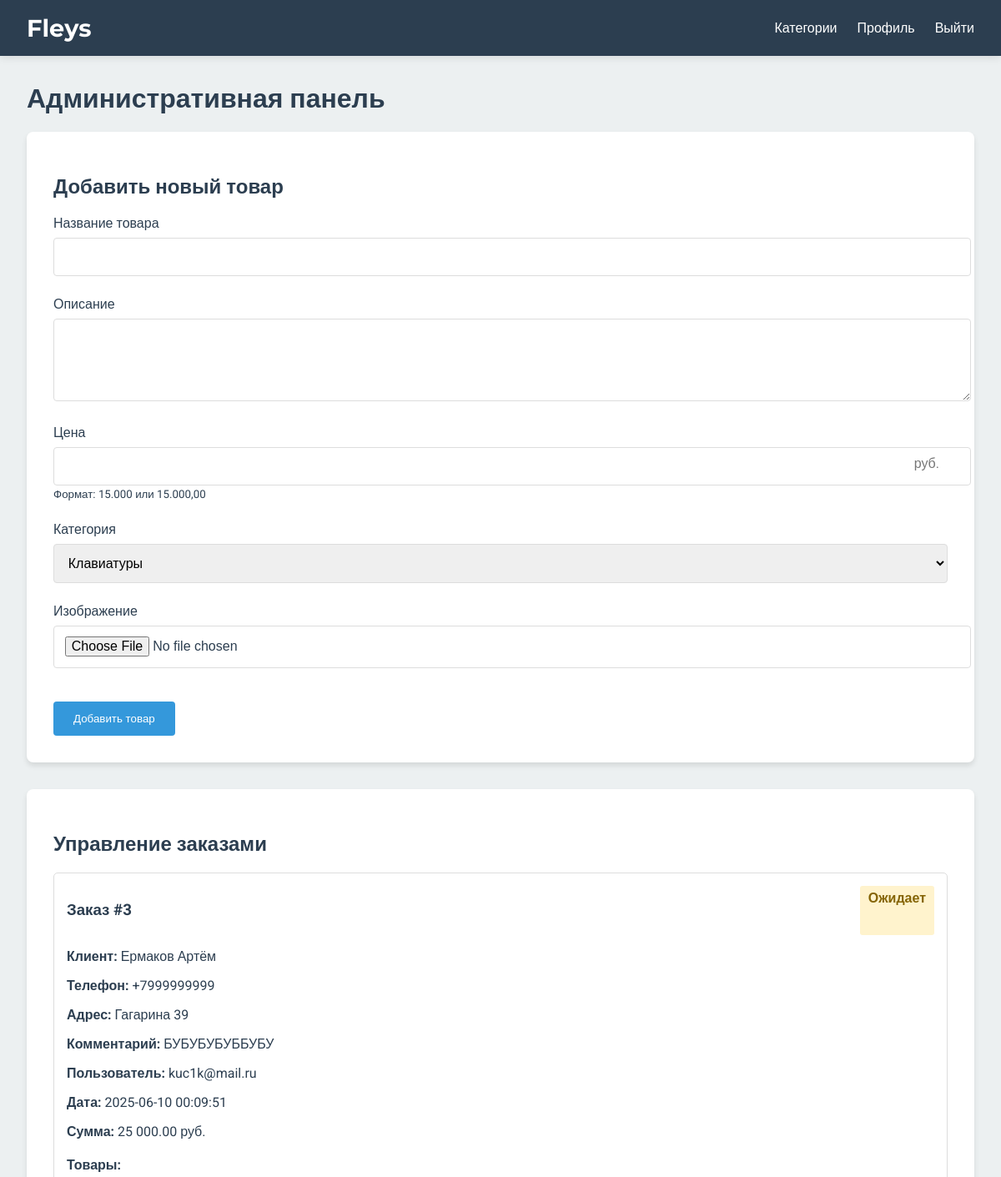
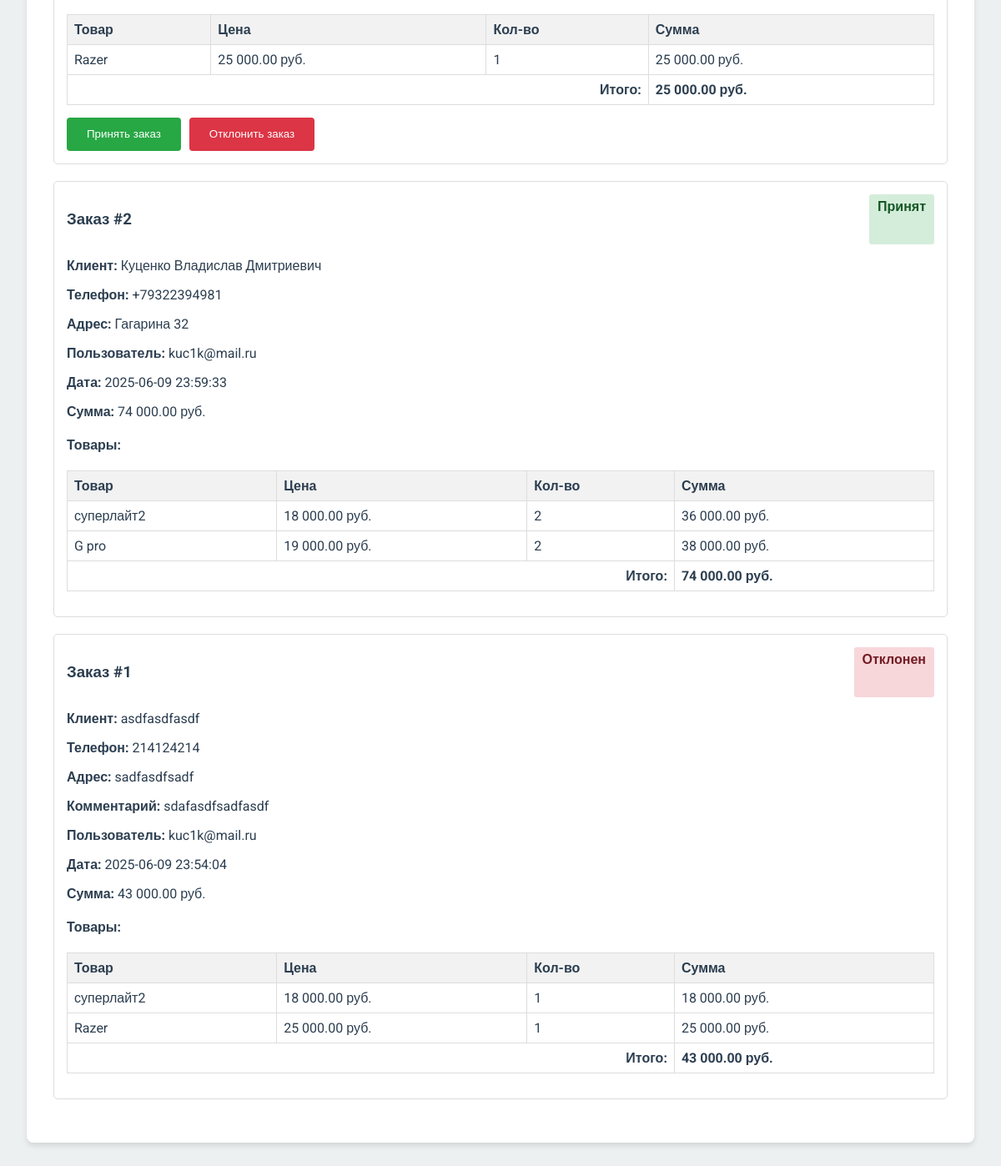
The page /admin_panel.php (signed in) on the database its author committed (2 pictures, top to bottom).
### tables this page shows
CREATE TABLE `orders` (
  `id` int NOT NULL,
  `user_id` int NOT NULL,
  `customer_name` varchar(100) NOT NULL,
  `phone` varchar(20) NOT NULL,
  `address` text NOT NULL,
  `comments` text,
  `order_data` text NOT NULL COMMENT 'JSON-данные заказа',
  `total` decimal(10,2) NOT NULL,
  `status` enum('pending','accepted','rejected') NOT NULL DEFAULT 'pending',
  `created_at` timestamp NOT NULL DEFAULT CURRENT_TIMESTAMP
);

CREATE TABLE `users` (
  `id` int NOT NULL,
  `email` varchar(255) DEFAULT NULL,
  `login` varchar(25) NOT NULL,
  `pass` varchar(255) DEFAULT NULL,
  `username` varchar(50) NOT NULL,
  `phone` varchar(20) DEFAULT NULL,
  `role` enum('user','admin') DEFAULT 'user',
  `is_admin` tinyint(1) DEFAULT '0'
);

### admin_panel.php (the view, shortened to what this page needs)
<?php
require 'db.php';
?>
<!DOCTYPE html>
<html lang="ru">
<head>
</head>
<body>
    <header class="header">
        <div class="header-container">
            <a href="index.html" class="logo">Fleys</a>
            <nav class="nav-links">
                <a href="categories.php" class="nav-link">Категории</a>
                <a href="profile.php" class="nav-link">Профиль</a>
                <a href="logout.php" class="nav-link">Выйти</a>
            </nav>
        </div>
    </header>
    <main class="admin-container">
        <h1>Административная панель</h1>
        <section class="product-form">
            <h2>Добавить новый товар</h2>
            <form method="POST" enctype="multipart/form-data">
                <div class="form-group">
                    <label for="name">Название товара</label>
                    <input type="text" id="name" name="name" class="form-control" required>
                </div>
                <div class="form-group">
                    <label for="description">Описание</label>
                    <textarea id="description" name="description" class="form-control" rows="4" required></textarea>
                </div>
                <div class="form-group price-input">
                    <label for="price">Цена</label>
                    <input type="text" id="price" name="price" class="form-control"
                           pattern="\d{1,3}(?:\.\d{3})*(?:,\d{2})?"
                           title="Формат: 15.000 или 15.000,00" required>
                    <small>Формат: 15.000 или 15.000,00</small>
                </div>
                <div class="form-group">
                    <label for="category">Категория</label>
                    <select id="category" name="category" class="form-control" required>
                        <option value="keyboard">Клавиатуры</option>
                    </select>
                </div>
                <div class="form-group">
                    <label for="image">Изображение</label>
                    <input type="file" id="image" name="image" accept="image/*" class="form-control" required>
                </div>
                <button type="submit" class="btn btn-primary">Добавить товар</button>
            </form>
        </section>
                <section class="orders-section">
            <h2>Управление заказами</h2>
            <?php
            $orders = $pdo->query("
                SELECT o.*, u.email as user_email
                FROM orders o
                LEFT JOIN users u ON o.user_id = u.id
                ORDER BY o.created_at DESC
            ")->fetchAll(PDO::FETCH_ASSOC);
            if (empty($orders)): ?>
                <p>Нет заказов</p>
            <?php else: ?>
                <div class="orders-list">
                    <?php foreach ($orders as $order):
                        $items = json_decode($order['order_data'], true);
                        $statusClass = 'status-' . $order['status'];
                    ?>
                        <div class="order-item">
                            <div class="order-header">
                                <h3>Заказ #<?= $order['id'] ?></h3>
                                <span class="order-status <?= $statusClass ?>">
                                    <?= $order['status'] == 'accepted' ? 'Принят' : ($order['status'] == 'rejected' ? 'Отклонен' : 'Ожидает') ?>
                                </span>
                            </div>
                            <p><strong>Клиент:</strong> <?= htmlspecialchars($order['customer_name']) ?></p>
                            <p><strong>Телефон:</strong> <?= htmlspecialchars($order['phone']) ?></p>
                            <p><strong>Адрес:</strong> <?= htmlspecialchars($order['address']) ?></p>
                            <?php if (!empty($order['comments'])): ?>
                                <p><strong>Комментарий:</strong> <?= htmlspecialchars($order['comments']) ?></p>
                            <?php endif; ?>
                            <p><strong>Пользователь:</strong> <?= $order['user_email'] ? htmlspecialchars($order['user_email']) : 'Гость' ?></p>
                            <p><strong>Дата:</strong> <?= $order['created_at'] ?></p>
                            <p><strong>Сумма:</strong> <?= number_format($order['total'], 2, '.', ' ') ?> руб.</p>
                            <div class="order-items">
                                <h4>Товары:</h4>
                                <table>
                                    <thead>
                                        <tr>
                                            <th>Товар</th>
                                            <th>Цена</th>
                                            <th>Кол-во</th>
                                            <th>Сумма</th>
                                        </tr>
                                    </thead>
                                    <tbody>
                                        <?php
                                        $orderTotal = 0;
                                        foreach ($items as $item):
                                            $price = (float)str_replace([',', ' '], '.', $item['price']);
                                            $sum = $price * $item['quantity'];
                                            $orderTotal += $sum;
                                        ?>
                                            <tr>
                                                <td><?= htmlspecialchars($item['name']) ?></td>
                                                <td><?= number_format($price, 2, '.', ' ') ?> руб.</td>
                                                <td><?= $item['quantity'] ?></td>
                                                <td><?= number_format($sum, 2, '.', ' ') ?> руб.</td>
                                            </tr>
                                        <?php endforeach; ?>
                                        <tr>
                                            <td colspan="3" style="text-align: right;"><strong>Итого:</strong></td>
                                            <td><strong><?= number_format($orderTotal, 2, '.', ' ') ?> руб.</strong></td>
                                        </tr>
                                    </tbody>
                                </table>
                            </div>
                            <?php if ($order['status'] == 'pending'): ?>
                                <div class="order-actions">
                                    <form method="POST">
                                        <button type="submit" class="btn btn-accept">Принять заказ</button>
                                    </form>
                                    <form method="POST">
                                        <button type="submit" class="btn btn-reject">Отклонить заказ</button>
                                    </form>
                                </div>
                            <?php endif; ?>
                        </div>
                    <?php endforeach; ?>
                </div>
            <?php endif; ?>
        </section>
    </main>
</body>
</html>

### admin_panel.php (style rules this page uses)
:root { --primary: #2c3e50; --secondary: #3498db; --accent: #e74c3c; --light: #ecf0f1; --dark: #2c3e50; }
body { font-family: 'Roboto', sans-serif; margin: 0; padding: 0; background-color: var(--light); color: var(--dark); }
.header { background-color: var(--primary); color: white; padding: 1rem 2rem; box-shadow: 0 2px 10px rgba(0,0,0,0.1); }
.header-container { display: flex; justify-content: space-between; align-items: center; max-width: 1200px; margin: 0 auto; }
.logo { font-family: 'Montserrat', sans-serif; font-size: 1.8rem; font-weight: 700; color: white; text-decoration: none; }
.nav-links { display: flex; gap: 1.5rem; }
.nav-link { color: white; text-decoration: none; font-weight: 500; transition: color 0.3s; }
.admin-container { max-width: 1200px; margin: 2rem auto; padding: 0 2rem; }
.btn { display: inline-block; padding: 0.8rem 1.5rem; border-radius: 4px; text-decoration: none; font-weight: 500; transition: all 0.3s; margin-top: 1rem; border: none; cursor: pointer; }
.btn-primary { background-color: var(--secondary); color: white; }
.product-form, .orders-section { background: white; padding: 2rem; border-radius: 8px; box-shadow: 0 4px 6px rgba(0,0,0,0.1); margin-bottom: 2rem; }
.form-group { margin-bottom: 1.5rem; }
.form-group label { display: block; margin-bottom: 0.5rem; font-weight: 500; }
.form-control { width: 100%; padding: 0.8rem; border: 1px solid #ddd; border-radius: 4px; font-size: 1rem; }
.price-input { position: relative; }
.price-input::after { content: ' руб.'; position: absolute; right: 10px; top: 50%; transform: translateY(-50%); color: #777; }
.order-item { margin-bottom: 20px; padding: 15px; border: 1px solid #ddd; border-radius: 5px; }
.order-header { display: flex; justify-content: space-between; margin-bottom: 10px; }
.order-status { padding: 5px 10px; border-radius: 3px; font-weight: bold; }
.status-pending { background-color: #fff3cd; color: #856404; }
.status-accepted { background-color: #d4edda; color: #155724; }
.status-rejected { background-color: #f8d7da; color: #721c24; }
.order-actions { display: flex; gap: 10px; margin-top: 15px; }
.order-actions .btn { margin-top: 0; }
.btn-accept { background-color: #28a745; color: white; }
.btn-reject { background-color: #dc3545; color: white; }
table { width: 100%; border-collapse: collapse; margin: 15px 0; }
th, td { border: 1px solid #ddd; padding: 8px; text-align: left; }
th { background-color: #f2f2f2; }

### rows shown on the page
orders: id "3", status "Ожидает", customer_name "Ермаков Артём", phone "+7999999999", address "Гагарина 39", comments "БУБУБУБУББУБУ", user.email "kuc1k@mail.ru", created_at "2025-06-10 00:09:51", total "25 000.00", name "Razer", price "25 000.00", quantity "1", sum "25 000.00", orderTotal "25 000.00"
orders: id "2", status "Принят", customer_name "Куценко Владислав Дмитриевич", phone "+79322394981", address "Гагарина 32", user.email "kuc1k@mail.ru", created_at "2025-06-09 23:59:33", total "74 000.00", name "суперлайт2", price "18 000.00", quantity "2", sum "36 000.00", name "G pro", price "19 000.00", sum "38 000.00", orderTotal "74 000.00"
orders: id "1", status "Отклонен", customer_name "asdfasdfasdf", phone "214124214", address "sadfasdfsadf", comments "sdafasdfsadfasdf", user.email "kuc1k@mail.ru", created_at "2025-06-09 23:54:04", total "43 000.00", name "суперлайт2", price "18 000.00", quantity "1", sum "18 000.00", name "Razer", price "25 000.00", sum "25 000.00", orderTotal "43 000.00"
